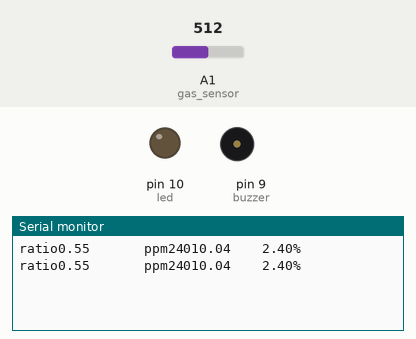
Simulated run of this sketch. Board: Arduino Uno, built with avr-gcc and run on an emulated ATmega328P. On the bench: output pins drawn as LEDs (lit = HIGH), buzzer (waves = sounding, pin HIGH), the last lines printed to the serial monitor. Inputs (shaded band) come from the test bench; at power-on: A1 (gas_sensor) = 512.

Above: at 2.8 s.
2.9 s: A1 (gas_sensor) set to 0
At 5.4 s:
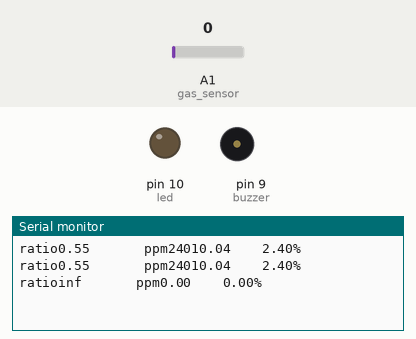
7.5 s: A1 (gas_sensor) set to 1023
At 8.6 s:
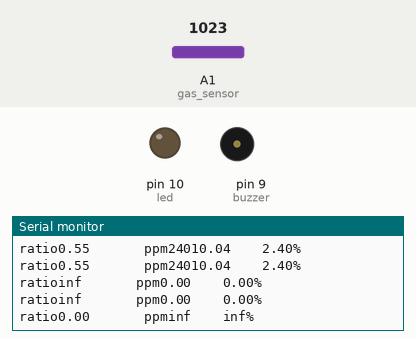

The sketch:

mq-4_copy.ino
```cpp
/*
 Arduino MQ4 gas sensor - Geekstips.com
 This example is to calculate the gas concentration using the R0
 calculated in the example above
 Also a OLED SSD1306 screen is used to display data, if you do not
 have such a display, just delete the code used for displaying
*/

//#include <Adafruit_SSD1306.h>
//#include <Adafruit_GFX.h>
//#include <gfxfont.h>

#include <SPI.h> //Library for SPI interface
#include <Wire.h> //Library for I2C interface

#define OLED_RESET 11 //Reset pin
//Adafruit_SSD1306 display(OLED_RESET); //Set Reset pin for OLED display

int led = 10; //LED pin
int buzzer = 9; //Buzzer pin
int gas_sensor = A1; //Sensor pin
float m = -0.318; //Slope
float b = 1.133; //Y-Intercept
float R0 = 18.16; //Sensor Resistance in fresh air from previous code

void setup() {
  Serial.begin(9600); //Baud rate
  //display.begin(SSD1306_SWITCHCAPVCC, 0x3C); //Initialize screen
  //display.setTextColor(WHITE); //Set text color
  //display.setTextSize(3); //Set text size
  pinMode(led, OUTPUT); //Set LED as output
  //digitalWrite(led, LOW); //Turn LED off
  pinMode(buzzer, OUTPUT); //Set buzzer as output
  //digitalWrite(buzzer, LOW); // Turn buzzer off
  pinMode(gas_sensor, INPUT); //Set gas sensor as input
}

void loop() {
  //display.clearDisplay(); //Clear display
  //display.setCursor(0, 5); //Place cursor in (x,y) location
  float sensor_volt; //Define variable for sensor voltage
  float RS_gas; //Define variable for sensor resistance
  float ratio; //Define variable for ratio
  float sensorValue = analogRead(gas_sensor); //Read analog values of sensor
  sensor_volt = sensorValue * (5.0 / 1023.0); //Convert analog values to voltage
  RS_gas = ((5.0 * 10.0) / sensor_volt) - 10.0; //Get value of RS in a gas
  ratio = RS_gas / R0;   // Get ratio RS_gas/RS_air
  Serial.print("ratio");
  Serial.print(ratio);

  double ppm_log = (log10(ratio) - b) / m; //Get ppm value in linear scale according to the the ratio value
  double ppm = pow(10, ppm_log); //Convert ppm value to log scale
  Serial.print("       ppm");
  Serial.print(ppm);
  Serial.print("\t");


  double percentage = ppm / 10000; //Convert to percentage
  Serial.print("\t");
  Serial.print(percentage); //Load screen buffer with percentage value
  Serial.println("%"); //Load screen buffer with "%"
  delay(2000);
  //display.display(); //Flush characters to screen

  /*
  if (ppm > 2000) {
    //Check if ppm value is greater than 2000
    digitalWrite(led, HIGH); //Turn LED on
    digitalWrite(buzzer, HIGH); //Turn buzzer on
  } else {
    //Case ppm is not greater than 2000
    digitalWrite(led, LOW);
    //Turn LED off
    digitalWrite(buzzer, LOW);
    //Turn buzzer off
  }
  */
  return 0;
}
```

Measured:
- after the input at 2.9 s, the serial monitor: prints a new line after 1.1 s (image 1)
- after the input at 7.5 s, the serial monitor: prints a new line after 0.51 s (image 2)
